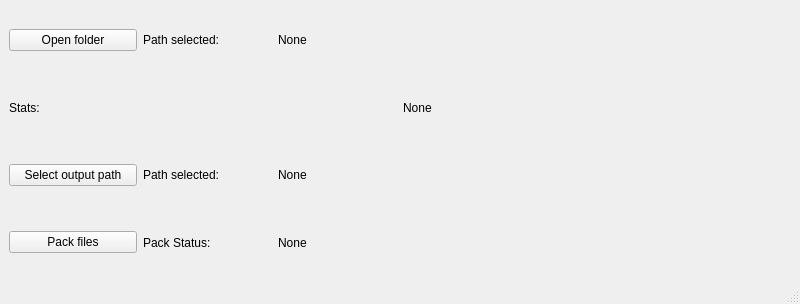
<?xml version="1.0" encoding="UTF-8"?>
<ui version="4.0">
 <class>MainWindow</class>
 <widget class="QMainWindow" name="MainWindow">
  <property name="geometry">
   <rect>
    <x>0</x>
    <y>0</y>
    <width>800</width>
    <height>304</height>
   </rect>
  </property>
  <property name="windowTitle">
   <string>FramePacker</string>
  </property>
  <widget class="QWidget" name="centralwidget">
   <layout class="QVBoxLayout" name="verticalLayout">
    <item>
     <layout class="QHBoxLayout" name="horizontalLayout" stretch="1,1,4">
      <item>
       <widget class="QPushButton" name="push_button_open_folder">
        <property name="text">
         <string>Open folder</string>
        </property>
       </widget>
      </item>
      <item>
       <widget class="QLabel" name="label">
        <property name="text">
         <string>Path selected:</string>
        </property>
       </widget>
      </item>
      <item>
       <widget class="QLabel" name="label_selected_path">
        <property name="text">
         <string>None</string>
        </property>
        <property name="wordWrap">
         <bool>true</bool>
        </property>
       </widget>
      </item>
     </layout>
    </item>
    <item>
     <layout class="QHBoxLayout" name="horizontalLayout_2">
      <item>
       <widget class="QLabel" name="label_2">
        <property name="text">
         <string>Stats:</string>
        </property>
       </widget>
      </item>
      <item>
       <widget class="QLabel" name="label_folder_stats">
        <property name="text">
         <string>None</string>
        </property>
       </widget>
      </item>
     </layout>
    </item>
    <item>
     <layout class="QHBoxLayout" name="horizontalLayout_3" stretch="1,1,4">
      <item>
       <widget class="QPushButton" name="push_button_select_output_path">
        <property name="text">
         <string>Select output path</string>
        </property>
       </widget>
      </item>
      <item>
       <widget class="QLabel" name="label_3">
        <property name="text">
         <string>Path selected:</string>
        </property>
       </widget>
      </item>
      <item>
       <widget class="QLabel" name="label_output_path">
        <property name="text">
         <string>None</string>
        </property>
        <property name="wordWrap">
         <bool>true</bool>
        </property>
       </widget>
      </item>
     </layout>
    </item>
    <item>
     <layout class="QHBoxLayout" name="horizontalLayout_4" stretch="1,1,4">
      <item>
       <widget class="QPushButton" name="push_button_pack_files">
        <property name="text">
         <string>Pack files</string>
        </property>
       </widget>
      </item>
      <item>
       <widget class="QLabel" name="label_4">
        <property name="text">
         <string>Pack Status:</string>
        </property>
       </widget>
      </item>
      <item>
       <widget class="QLabel" name="label_pack_status">
        <property name="text">
         <string>None</string>
        </property>
        <property name="wordWrap">
         <bool>true</bool>
        </property>
       </widget>
      </item>
     </layout>
    </item>
   </layout>
  </widget>
  <widget class="QMenuBar" name="menubar">
   <property name="geometry">
    <rect>
     <x>0</x>
     <y>0</y>
     <width>800</width>
     <height>22</height>
    </rect>
   </property>
  </widget>
  <widget class="QStatusBar" name="statusbar"/>
 </widget>
 <resources/>
 <connections/>
</ui>
